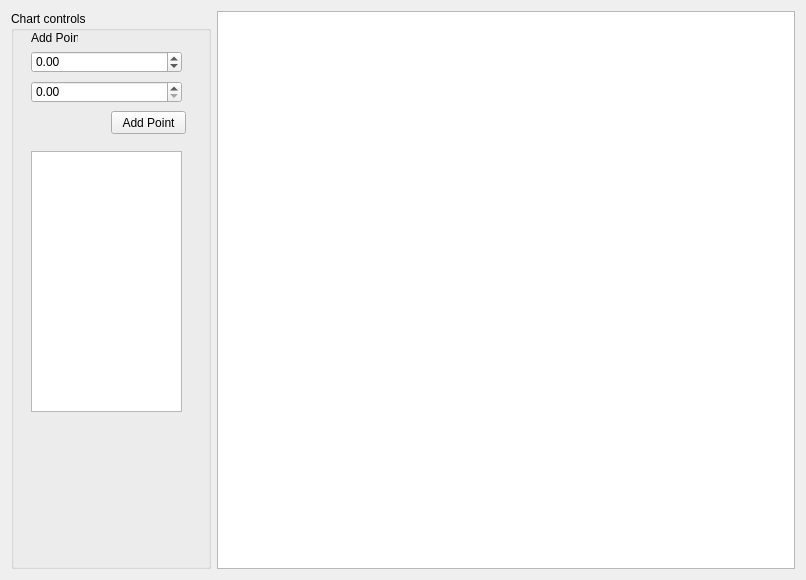
<?xml version="1.0" encoding="UTF-8"?>
<ui version="4.0">
 <class>cpp_qt_chartsClass</class>
 <widget class="QMainWindow" name="cpp_qt_chartsClass">
  <property name="geometry">
   <rect>
    <x>0</x>
    <y>0</y>
    <width>806</width>
    <height>580</height>
   </rect>
  </property>
  <property name="windowTitle">
   <string>cpp_qt_charts</string>
  </property>
  <widget class="QWidget" name="centralWidget">
   <layout class="QGridLayout" name="gridLayout">
    <item row="0" column="1">
     <widget class="QChartView" name="chartDisplay"/>
    </item>
    <item row="0" column="0">
     <widget class="QGroupBox" name="groupBox">
      <property name="minimumSize">
       <size>
        <width>200</width>
        <height>0</height>
       </size>
      </property>
      <property name="title">
       <string>Chart controls</string>
      </property>
      <widget class="QDoubleSpinBox" name="spinX">
       <property name="geometry">
        <rect>
         <x>20</x>
         <y>40</y>
         <width>151</width>
         <height>22</height>
        </rect>
       </property>
       <property name="minimum">
        <double>-10000.000000000000000</double>
       </property>
       <property name="maximum">
        <double>10000.000000000000000</double>
       </property>
      </widget>
      <widget class="QDoubleSpinBox" name="spinY">
       <property name="geometry">
        <rect>
         <x>20</x>
         <y>70</y>
         <width>151</width>
         <height>22</height>
        </rect>
       </property>
      </widget>
      <widget class="QLabel" name="label">
       <property name="geometry">
        <rect>
         <x>20</x>
         <y>20</y>
         <width>47</width>
         <height>13</height>
        </rect>
       </property>
       <property name="text">
        <string>Add Point</string>
       </property>
      </widget>
      <widget class="QPushButton" name="btnAddValue">
       <property name="geometry">
        <rect>
         <x>100</x>
         <y>100</y>
         <width>75</width>
         <height>23</height>
        </rect>
       </property>
       <property name="text">
        <string>Add Point</string>
       </property>
      </widget>
      <widget class="QPlainTextEdit" name="memoPoints">
       <property name="geometry">
        <rect>
         <x>20</x>
         <y>140</y>
         <width>151</width>
         <height>261</height>
        </rect>
       </property>
      </widget>
     </widget>
    </item>
   </layout>
  </widget>
 </widget>
 <layoutdefault spacing="6" margin="11"/>
 <customwidgets>
  <customwidget>
   <class>QChartView</class>
   <extends>QGraphicsView</extends>
   <header>QtCharts</header>
  </customwidget>
 </customwidgets>
 <resources>
  <include location="cpp_qt_charts.qrc"/>
 </resources>
 <connections/>
</ui>
